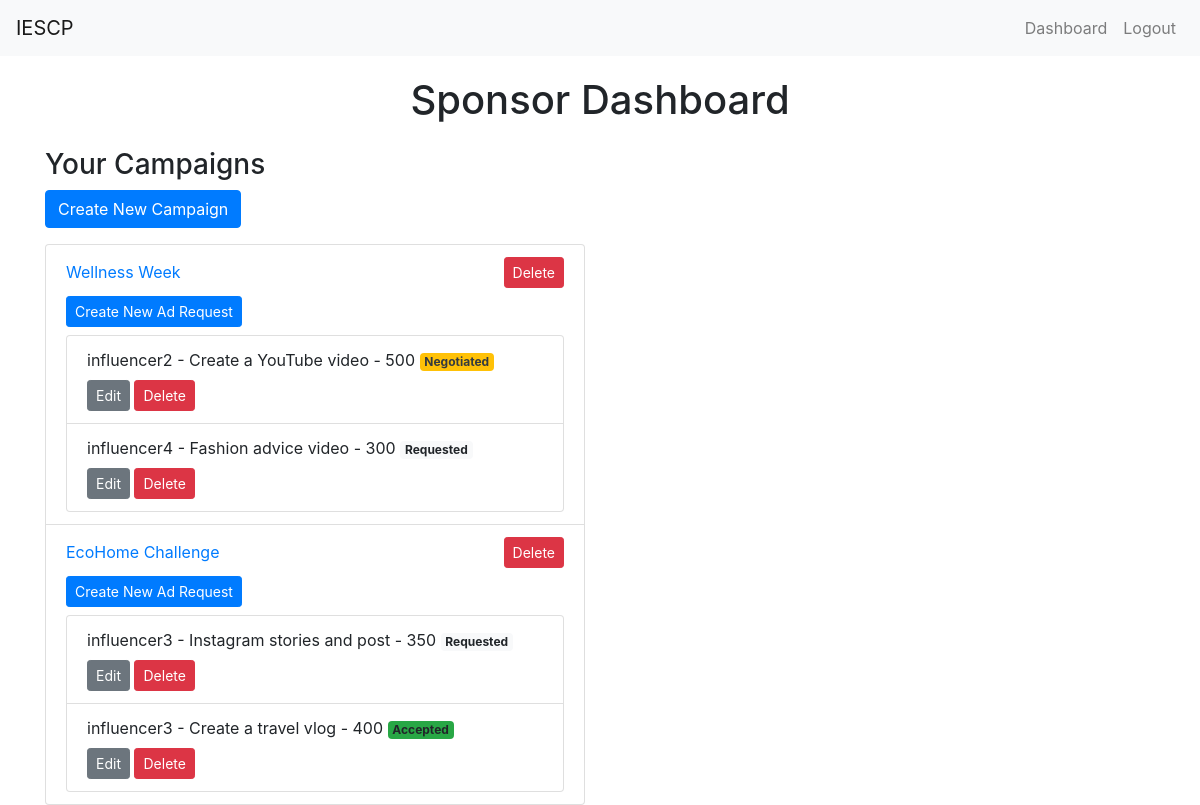
The app's page /sponsor_dashboard (signed in) with its own data.
### app.py (models this page shows, shortened)
class Campaign(db.Model):
    id = db.Column(db.Integer, primary_key=True)
    name = db.Column(db.String(100), nullable=False)
    description = db.Column(db.String(200))
    start_date = db.Column(db.DateTime, default=db.func.current_timestamp())
    end_date = db.Column(db.DateTime)
    budget = db.Column(db.Float, nullable=False)
    owner_id = db.Column(db.Integer, db.ForeignKey('user.id'), nullable=False)
    visibility = db.Column(db.String(10))  # 'public' or 'private'
    flagged = db.Column(db.Boolean, default=False)
    ad_requests = db.relationship('AdRequest', backref='campaign', lazy=True)

class AdRequest(db.Model):
    id = db.Column(db.Integer, primary_key=True)
    campaign_id = db.Column(db.Integer, db.ForeignKey('campaign.id'), nullable=False)
    influencer_id = db.Column(db.Integer, db.ForeignKey('user.id'), nullable=False)
    messages = db.Column(db.Text)
    requirements = db.Column(db.Text)
    payment_amount = db.Column(db.Integer)
    negotiation_comment = db.Column(db.Text, nullable=True)
    status = db.Column(db.String(20), nullable=False, default='Requested')

class User(UserMixin, db.Model):
    id = db.Column(db.Integer, primary_key=True)
    username = db.Column(db.String(50), unique=True, nullable=False)
    password = db.Column(db.String(200), nullable=False)
    role = db.Column(db.String(20), nullable=False)  # 'admin', 'sponsor', 'influencer'
    flagged = db.Column(db.Boolean, default=False)  # Flag for inappropriate users
    campaigns = db.relationship('Campaign', backref='owner', lazy=True)
    ad_requests = db.relationship('AdRequest', backref='influencer', lazy=True)
    company_name = db.Column(db.String(100))
    industry = db.Column(db.String(100))
    budget = db.Column(db.Integer)
    category = db.Column(db.String(100))
    niche = db.Column(db.String(100))
    reach = db.Column(db.Integer)

### app.py (the view)
@app.route('/sponsor_dashboard')
@login_required
def sponsor_dashboard():
    if current_user.role != 'sponsor':
        flash('Access unauthorized!', 'danger')
        return redirect(url_for('index'))
    campaigns = Campaign.query.filter_by(owner_id=current_user.id).all()
    ad_requests = AdRequest.query.join(Campaign).filter(Campaign.owner_id == current_user.id).all()
    return render_template('sponsor_dashboard.html', campaigns=campaigns, ad_requests=ad_requests)

### app.py (called while the page is built)
@login_manager.user_loader
def load_user(user_id):
    return User.query.get(int(user_id))

### templates/sponsor_dashboard.html (shortened to what this page needs)
{% extends "layout.html" %}
{% block content %}
<h1 class="text-center mb-4">Sponsor Dashboard</h1>
<div class="row">
    <div class="col-md-6">
        <h3>Your Campaigns</h3>
        <a href="{{ url_for('create_campaign') }}" class="btn btn-primary mb-3">Create New Campaign</a>
        <ul class="list-group">
            {% for campaign in campaigns %}
            <li class="list-group-item">
                <div class="d-flex justify-content-between align-items-center">
                    <a href="{{ url_for('update_campaign', campaign_id=campaign.id) }}">{{ campaign.name }}</a>
                    <form method="POST" action="{{ url_for('delete_campaign', campaign_id=campaign.id) }}" class="d-inline">
                        <button type="submit" class="btn btn-danger btn-sm">Delete</button>
                    </form>
                </div>
                <a href="{{ url_for('create_ad_request') }}" class="btn btn-primary btn-sm mt-2 mb-2">Create New Ad Request</a>
                <ul class="list-group">
                    {% for ad_request in campaign.ad_requests %}
                    <li class="list-group-item">
                        {{ ad_request.influencer.username }} - {{ ad_request.requirements }} - {{ ad_request.payment_amount }}
                        <span class="badge {% if ad_request.status == 'Accepted' %}bg-success{% elif ad_request.status == 'Rejected' %}bg-danger{% elif ad_request.status == 'Requested' %}bg-light{% elif ad_request.status == 'Negotiated' %}bg-warning text-dark{% endif %}">
                            {{ ad_request.status }}
                        </span>
                        <div class="mt-2">
                            <a href="{{ url_for('update_ad_request', ad_request_id=ad_request.id) }}" class="btn btn-secondary btn-sm">Edit</a>
                            <form method="POST" action="{{ url_for('delete_ad_request', ad_request_id=ad_request.id) }}" class="d-inline">
                                <button type="submit" class="btn btn-danger btn-sm">Delete</button>
                            </form>
                        </div>
                    </li>
                    {% else %}
                    <li class="list-group-item">No ad requests found.</li>
                    {% endfor %}
                </ul>
            </li>
            {% else %}
            <li class="list-group-item">No campaigns found.</li>
            {% endfor %}
        </ul>
    </div>
</div>
{% endblock %}

### records on screen
Campaign: name "Wellness Week"
AdRequest: influencer.username "influencer2", requirements "Create a YouTube video", payment_amount "500", status "Negotiated"
AdRequest: influencer.username "influencer4", requirements "Fashion advice video", payment_amount "300", status "Requested"
Campaign: name "EcoHome Challenge"
AdRequest: influencer.username "influencer3", requirements "Instagram stories and post", payment_amount "350", status "Requested"
AdRequest: influencer.username "influencer3", requirements "Create a travel vlog", payment_amount "400", status "Accepted"
